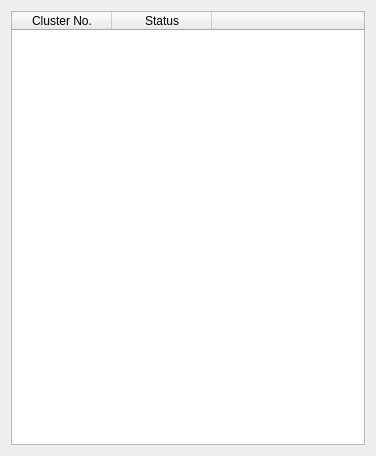
<?xml version="1.0" encoding="UTF-8"?>
<ui version="4.0">
 <class>FAT_Template</class>
 <widget class="QDialog" name="FAT_Template">
  <property name="geometry">
   <rect>
    <x>0</x>
    <y>0</y>
    <width>376</width>
    <height>456</height>
   </rect>
  </property>
  <property name="windowTitle">
   <string>FAT Clusters</string>
  </property>
  <layout class="QVBoxLayout" name="verticalLayout">
   <item>
    <widget class="QTableWidget" name="tableWidget">
     <attribute name="horizontalHeaderStretchLastSection">
      <bool>true</bool>
     </attribute>
     <column>
      <property name="text">
       <string>Cluster No.</string>
      </property>
     </column>
     <column>
      <property name="text">
       <string>Status</string>
      </property>
     </column>
     <column>
      <property name="text">
       <string/>
      </property>
     </column>
    </widget>
   </item>
  </layout>
 </widget>
 <resources/>
 <connections/>
</ui>
